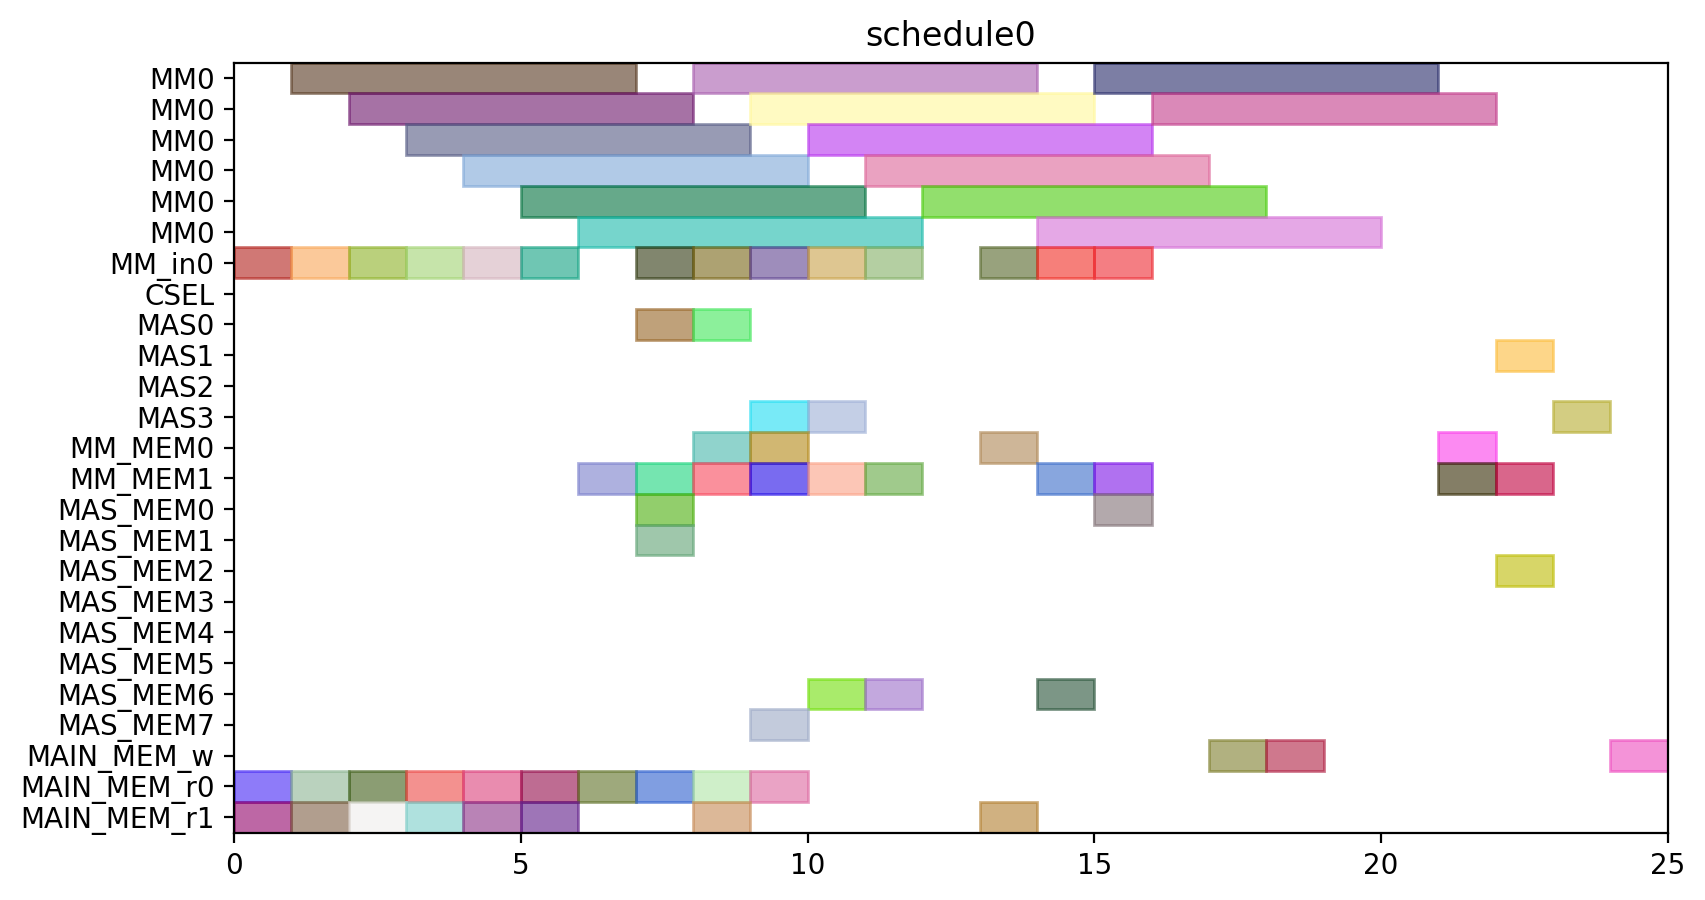

The Python source for this figure:
from pyschedule import Scenario, solvers, plotters, alt


def solve():
	horizon = 120
	S = Scenario("schedule0", horizon=horizon)

	# resource
	MM = S.Resources('MM', num=1, size=6)
	MM_in = S.Resources('MM_in', num=1)
	CSEL = S.Resource('CSEL')
	MAS = S.Resources('MAS', num=4, size=1, periods=range(1, horizon))
	MM_MEM = S.Resources('MM_MEM', num=2)
	MAS_MEM = S.Resources('MAS_MEM', num=8)
	MAIN_MEM_w = S.Resource('MAIN_MEM_w', size=1)
	MAIN_MEM_r = S.Resources('MAIN_MEM_r', num=2)

	# result of previous scheduling

	# new tasks
	r1 = S.Task('r1', length=6, delay_cost=1)
	r1 += alt(MM)
	r1_in = S.Task('r1_in', length=1, delay_cost=1)
	r1_in += alt(MM_in)
	S += r1_in*MM_in[0]<=r1*MM[0]
	r1_mem0 = S.Task('r1_mem0', length=1, delay_cost=1)
	r1_mem0 += MAIN_MEM_r[0]
	S += r1_mem0 <= r1

	r1_mem1 = S.Task('r1_mem1', length=1, delay_cost=1)
	r1_mem1 += MAIN_MEM_r[1]
	S += r1_mem1 <= r1

	r3 = S.Task('r3', length=6, delay_cost=1)
	r3 += alt(MM)
	r3_in = S.Task('r3_in', length=1, delay_cost=1)
	r3_in += alt(MM_in)
	S += r3_in*MM_in[0]<=r3*MM[0]
	r3_mem0 = S.Task('r3_mem0', length=1, delay_cost=1)
	r3_mem0 += MAIN_MEM_r[0]
	S += r3_mem0 <= r3

	r3_mem1 = S.Task('r3_mem1', length=1, delay_cost=1)
	r3_mem1 += MAIN_MEM_r[1]
	S += r3_mem1 <= r3

	r4 = S.Task('r4', length=6, delay_cost=1)
	r4 += alt(MM)
	r4_in = S.Task('r4_in', length=1, delay_cost=1)
	r4_in += alt(MM_in)
	S += r4_in*MM_in[0]<=r4*MM[0]
	r4_mem0 = S.Task('r4_mem0', length=1, delay_cost=1)
	r4_mem0 += MAIN_MEM_r[0]
	S += r4_mem0 <= r4

	r4_mem1 = S.Task('r4_mem1', length=1, delay_cost=1)
	r4_mem1 += MAIN_MEM_r[1]
	S += r4_mem1 <= r4

	r5 = S.Task('r5', length=6, delay_cost=1)
	r5 += alt(MM)
	r5_in = S.Task('r5_in', length=1, delay_cost=1)
	r5_in += alt(MM_in)
	S += r5_in*MM_in[0]<=r5*MM[0]
	r5_mem0 = S.Task('r5_mem0', length=1, delay_cost=1)
	r5_mem0 += MAIN_MEM_r[0]
	S += r5_mem0 <= r5

	r5_mem1 = S.Task('r5_mem1', length=1, delay_cost=1)
	r5_mem1 += MAIN_MEM_r[1]
	S += r5_mem1 <= r5

	r6 = S.Task('r6', length=6, delay_cost=1)
	r6 += alt(MM)
	r6_in = S.Task('r6_in', length=1, delay_cost=1)
	r6_in += alt(MM_in)
	S += r6_in*MM_in[0]<=r6*MM[0]
	r6_mem0 = S.Task('r6_mem0', length=1, delay_cost=1)
	r6_mem0 += MAIN_MEM_r[0]
	S += r6_mem0 <= r6

	r6_mem1 = S.Task('r6_mem1', length=1, delay_cost=1)
	r6_mem1 += MAIN_MEM_r[1]
	S += r6_mem1 <= r6

	r12 = S.Task('r12', length=6, delay_cost=1)
	r12 += alt(MM)
	r12_in = S.Task('r12_in', length=1, delay_cost=1)
	r12_in += alt(MM_in)
	S += r12_in*MM_in[0]<=r12*MM[0]
	r12_mem0 = S.Task('r12_mem0', length=1, delay_cost=1)
	r12_mem0 += MAIN_MEM_r[0]
	S += r12_mem0 <= r12

	r12_mem1 = S.Task('r12_mem1', length=1, delay_cost=1)
	r12_mem1 += MAIN_MEM_r[1]
	S += r12_mem1 <= r12

	r13 = S.Task('r13', length=6, delay_cost=1)
	r13 += alt(MM)
	r13_in = S.Task('r13_in', length=1, delay_cost=1)
	r13_in += alt(MM_in)
	S += r13_in*MM_in[0]<=r13*MM[0]
	r13_mem0 = S.Task('r13_mem0', length=1, delay_cost=1)
	r13_mem0 += MAIN_MEM_r[0]
	S += r13_mem0 <= r13

	r13_mem1 = S.Task('r13_mem1', length=1, delay_cost=1)
	r13_mem1 += MAIN_MEM_r[1]
	S += r13_mem1 <= r13

	r2 = S.Task('r2', length=1, delay_cost=1)
	r2 += alt(MAS)
	r2_mem0 = S.Task('r2_mem0', length=1, delay_cost=1)
	r2_mem0 += alt(MM_MEM)
	S += (r1*MM[0])-1 < r2_mem0*MM_MEM[0]
	S += r2_mem0 <= r2

	r2_mem1 = S.Task('r2_mem1', length=1, delay_cost=1)
	r2_mem1 += alt(MM_MEM)
	S += (r1*MM[0])-1 < r2_mem1*MM_MEM[1]
	S += r2_mem1 <= r2

	r7 = S.Task('r7', length=1, delay_cost=1)
	r7 += alt(MAS)
	r7_mem0 = S.Task('r7_mem0', length=1, delay_cost=1)
	r7_mem0 += alt(MM_MEM)
	S += (r5*MM[0])-1 < r7_mem0*MM_MEM[0]
	S += r7_mem0 <= r7

	r7_mem1 = S.Task('r7_mem1', length=1, delay_cost=1)
	r7_mem1 += alt(MM_MEM)
	S += (r6*MM[0])-1 < r7_mem1*MM_MEM[1]
	S += r7_mem1 <= r7

	r8 = S.Task('r8', length=1, delay_cost=1)
	r8 += alt(MAS)
	r8_mem0 = S.Task('r8_mem0', length=1, delay_cost=1)
	r8_mem0 += MAIN_MEM_r[0]
	S += r8_mem0 <= r8

	r8_mem1 = S.Task('r8_mem1', length=1, delay_cost=1)
	r8_mem1 += alt(MM_MEM)
	S += (r4*MM[0])-1 < r8_mem1*MM_MEM[1]
	S += r8_mem1 <= r8

	r10 = S.Task('r10', length=1, delay_cost=1)
	r10 += alt(MAS)
	r10_mem0 = S.Task('r10_mem0', length=1, delay_cost=1)
	r10_mem0 += MAIN_MEM_r[0]
	S += r10_mem0 <= r10

	r10_mem1 = S.Task('r10_mem1', length=1, delay_cost=1)
	r10_mem1 += alt(MM_MEM)
	S += (r4*MM[0])-1 < r10_mem1*MM_MEM[1]
	S += r10_mem1 <= r10

	r9 = S.Task('r9', length=6, delay_cost=1)
	r9 += alt(MM)
	r9_in = S.Task('r9_in', length=1, delay_cost=1)
	r9_in += alt(MM_in)
	S += r9_in*MM_in[0]<=r9*MM[0]
	r9_mem0 = S.Task('r9_mem0', length=1, delay_cost=1)
	r9_mem0 += MAIN_MEM_r[0]
	S += r9_mem0 <= r9

	r9_mem1 = S.Task('r9_mem1', length=1, delay_cost=1)
	r9_mem1 += alt(MAS_MEM)
	S += (r7*MAS[0])-1 < r9_mem1*MAS_MEM[1]
	S += (r7*MAS[1])-1 < r9_mem1*MAS_MEM[3]
	S += (r7*MAS[2])-1 < r9_mem1*MAS_MEM[5]
	S += (r7*MAS[3])-1 < r9_mem1*MAS_MEM[7]
	S += r9_mem1 <= r9

	r11 = S.Task('r11', length=6, delay_cost=1)
	r11 += alt(MM)
	r11_in = S.Task('r11_in', length=1, delay_cost=1)
	r11_in += alt(MM_in)
	S += r11_in*MM_in[0]<=r11*MM[0]
	r11_mem0 = S.Task('r11_mem0', length=1, delay_cost=1)
	r11_mem0 += alt(MAS_MEM)
	S += (r10*MAS[0])-1 < r11_mem0*MAS_MEM[0]
	S += (r10*MAS[1])-1 < r11_mem0*MAS_MEM[2]
	S += (r10*MAS[2])-1 < r11_mem0*MAS_MEM[4]
	S += (r10*MAS[3])-1 < r11_mem0*MAS_MEM[6]
	S += r11_mem0 <= r11

	r11_mem1 = S.Task('r11_mem1', length=1, delay_cost=1)
	r11_mem1 += alt(MAS_MEM)
	S += (r10*MAS[0])-1 < r11_mem1*MAS_MEM[1]
	S += (r10*MAS[1])-1 < r11_mem1*MAS_MEM[3]
	S += (r10*MAS[2])-1 < r11_mem1*MAS_MEM[5]
	S += (r10*MAS[3])-1 < r11_mem1*MAS_MEM[7]
	S += r11_mem1 <= r11

	PX_new = S.Task('PX_new', length=6, delay_cost=1)
	PX_new += alt(MM)
	PX_new_in = S.Task('PX_new_in', length=1, delay_cost=1)
	PX_new_in += alt(MM_in)
	S += PX_new_in*MM_in[0]<=PX_new*MM[0]
	S += 0<PX_new

	PX_new_w = S.Task('PX_new_w', length=1, delay_cost=1)
	PX_new_w += alt(MAIN_MEM_w)
	S += PX_new <= PX_new_w

	PX_new_mem0 = S.Task('PX_new_mem0', length=1, delay_cost=1)
	PX_new_mem0 += alt(MAS_MEM)
	S += (r2*MAS[0])-1 < PX_new_mem0*MAS_MEM[0]
	S += (r2*MAS[1])-1 < PX_new_mem0*MAS_MEM[2]
	S += (r2*MAS[2])-1 < PX_new_mem0*MAS_MEM[4]
	S += (r2*MAS[3])-1 < PX_new_mem0*MAS_MEM[6]
	S += PX_new_mem0 <= PX_new

	PX_new_mem1 = S.Task('PX_new_mem1', length=1, delay_cost=1)
	PX_new_mem1 += alt(MM_MEM)
	S += (r12*MM[0])-1 < PX_new_mem1*MM_MEM[1]
	S += PX_new_mem1 <= PX_new

	r14 = S.Task('r14', length=6, delay_cost=1)
	r14 += alt(MM)
	r14_in = S.Task('r14_in', length=1, delay_cost=1)
	r14_in += alt(MM_in)
	S += r14_in*MM_in[0]<=r14*MM[0]
	r14_mem0 = S.Task('r14_mem0', length=1, delay_cost=1)
	r14_mem0 += alt(MAS_MEM)
	S += (r2*MAS[0])-1 < r14_mem0*MAS_MEM[0]
	S += (r2*MAS[1])-1 < r14_mem0*MAS_MEM[2]
	S += (r2*MAS[2])-1 < r14_mem0*MAS_MEM[4]
	S += (r2*MAS[3])-1 < r14_mem0*MAS_MEM[6]
	S += r14_mem0 <= r14

	r14_mem1 = S.Task('r14_mem1', length=1, delay_cost=1)
	r14_mem1 += alt(MM_MEM)
	S += (r3*MM[0])-1 < r14_mem1*MM_MEM[1]
	S += r14_mem1 <= r14

	Z1_new = S.Task('Z1_new', length=6, delay_cost=1)
	Z1_new += alt(MM)
	Z1_new_in = S.Task('Z1_new_in', length=1, delay_cost=1)
	Z1_new_in += alt(MM_in)
	S += Z1_new_in*MM_in[0]<=Z1_new*MM[0]
	S += 0<Z1_new

	Z1_new_w = S.Task('Z1_new_w', length=1, delay_cost=1)
	Z1_new_w += alt(MAIN_MEM_w)
	S += Z1_new <= Z1_new_w

	Z1_new_mem0 = S.Task('Z1_new_mem0', length=1, delay_cost=1)
	Z1_new_mem0 += alt(MAS_MEM)
	S += (r2*MAS[0])-1 < Z1_new_mem0*MAS_MEM[0]
	S += (r2*MAS[1])-1 < Z1_new_mem0*MAS_MEM[2]
	S += (r2*MAS[2])-1 < Z1_new_mem0*MAS_MEM[4]
	S += (r2*MAS[3])-1 < Z1_new_mem0*MAS_MEM[6]
	S += Z1_new_mem0 <= Z1_new

	Z1_new_mem1 = S.Task('Z1_new_mem1', length=1, delay_cost=1)
	Z1_new_mem1 += alt(MM_MEM)
	S += (r13*MM[0])-1 < Z1_new_mem1*MM_MEM[1]
	S += Z1_new_mem1 <= Z1_new

	r15 = S.Task('r15', length=6, delay_cost=1)
	r15 += alt(MM)
	r15_in = S.Task('r15_in', length=1, delay_cost=1)
	r15_in += alt(MM_in)
	S += r15_in*MM_in[0]<=r15*MM[0]
	r15_mem0 = S.Task('r15_mem0', length=1, delay_cost=1)
	r15_mem0 += alt(MAS_MEM)
	S += (r8*MAS[0])-1 < r15_mem0*MAS_MEM[0]
	S += (r8*MAS[1])-1 < r15_mem0*MAS_MEM[2]
	S += (r8*MAS[2])-1 < r15_mem0*MAS_MEM[4]
	S += (r8*MAS[3])-1 < r15_mem0*MAS_MEM[6]
	S += r15_mem0 <= r15

	r15_mem1 = S.Task('r15_mem1', length=1, delay_cost=1)
	r15_mem1 += alt(MM_MEM)
	S += (r9*MM[0])-1 < r15_mem1*MM_MEM[1]
	S += r15_mem1 <= r15

	r16 = S.Task('r16', length=6, delay_cost=1)
	r16 += alt(MM)
	r16_in = S.Task('r16_in', length=1, delay_cost=1)
	r16_in += alt(MM_in)
	S += r16_in*MM_in[0]<=r16*MM[0]
	r16_mem0 = S.Task('r16_mem0', length=1, delay_cost=1)
	r16_mem0 += alt(MM_MEM)
	S += (r11*MM[0])-1 < r16_mem0*MM_MEM[0]
	S += r16_mem0 <= r16

	r16_mem1 = S.Task('r16_mem1', length=1, delay_cost=1)
	r16_mem1 += MAIN_MEM_r[1]
	S += r16_mem1 <= r16

	r17 = S.Task('r17', length=1, delay_cost=1)
	r17 += alt(MAS)
	r17_mem0 = S.Task('r17_mem0', length=1, delay_cost=1)
	r17_mem0 += alt(MM_MEM)
	S += (r14*MM[0])-1 < r17_mem0*MM_MEM[0]
	S += r17_mem0 <= r17

	r17_mem1 = S.Task('r17_mem1', length=1, delay_cost=1)
	r17_mem1 += alt(MM_MEM)
	S += (r15*MM[0])-1 < r17_mem1*MM_MEM[1]
	S += r17_mem1 <= r17

	PY_new = S.Task('PY_new', length=1, delay_cost=1)
	PY_new += alt(MAS)
	S += 0<PY_new

	PY_new_w = S.Task('PY_new_w', length=1, delay_cost=1)
	PY_new_w += alt(MAIN_MEM_w)
	S += PY_new <= PY_new_w

	PY_new_mem0 = S.Task('PY_new_mem0', length=1, delay_cost=1)
	PY_new_mem0 += alt(MAS_MEM)
	S += (r17*MAS[0])-1 < PY_new_mem0*MAS_MEM[0]
	S += (r17*MAS[1])-1 < PY_new_mem0*MAS_MEM[2]
	S += (r17*MAS[2])-1 < PY_new_mem0*MAS_MEM[4]
	S += (r17*MAS[3])-1 < PY_new_mem0*MAS_MEM[6]
	S += PY_new_mem0 <= PY_new

	PY_new_mem1 = S.Task('PY_new_mem1', length=1, delay_cost=1)
	PY_new_mem1 += alt(MM_MEM)
	S += (r16*MM[0])-1 < PY_new_mem1*MM_MEM[1]
	S += PY_new_mem1 <= PY_new

	solvers.mip.solve(S,msg=1,kind='CPLEX',ratio_gap=1.01)

	solution = [['hoge']*len(S.solution()[1]) for i in range(len(S.solution()))]
	for i in range(len(S.solution())):
		for j in range(len(S.solution()[i])):
			solution[i][j]=str(S.solution()[i][j])
	print(solution)

	cycles = int(solution[-1][3])

	pic_file_name = "/home/mfukuda/ABE/multiRAM_multiMAS_16mux/scheduling_result/stage6MM1_stage1MAS4/EP_YRECOVER/schedule0.png"
	if(S.solution() != []):
		plotters.matplotlib.plot(S,img_filename=pic_file_name, show_task_labels=False, fig_size=(cycles*0.25+3, 5))

	return solution
